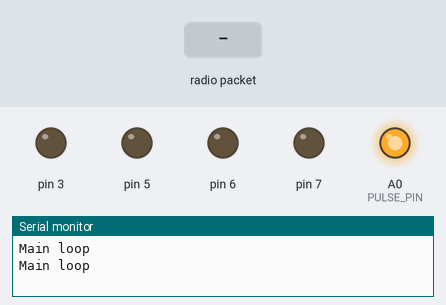
Bench run of a sketch on a simulated Arduino Uno, built with avr-gcc and run on an emulated ATmega328P. Shown: output pins drawn as LEDs (lit = HIGH), the last lines printed to the serial monitor. The inputs (shaded band) are chosen by the test bench. No radio packets arrive unless stated.

Above: at 1.2 s.
1.3 s: radio packet "1" arrives
At 5.3 s:
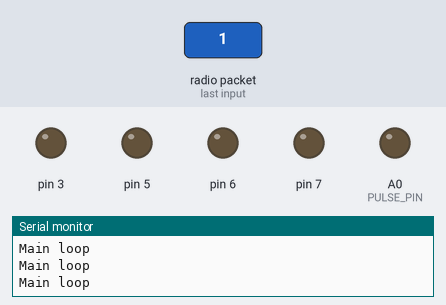
Timing chart, 0 to 6.9 s (numbered marks = the images above; inputs shaded):
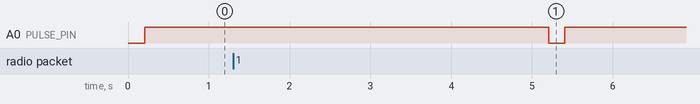

The sketch:

MiniRobotBoard.ino
```cpp
/***************************************************************
* TRIPLE SENSORS
* DESC: The triple sensors is the basis for all new robot designs
* going forward.
* Author: Jonathan L Clark
* Date: 12/22/2019
**************************************************************/
#include <SPI.h>
#include <RF24.h>
#include <nRF24L01.h>
#include "Drive.h"
#include "Config.h"

// System Variables
long msTicks = 0;
long timeoutTime = 0;
long debounceTime = 0;
unsigned long nextReadTime = 0;
unsigned long pulseDownTime = 0;
unsigned long delta = 0;
unsigned long startMicros = 0;
long nextDebugTime = 0;

// Power Pulse Variables
boolean phase = false;
boolean pulseDone = false;
float pulseTime = 0.0;
boolean powerIsPulse = false;
boolean lights_on = false;
boolean last_state = false;

//#define SOFT_SPI_MISO_PIN 14
//#define SOFT_SPI_MOSI_PIN 16
//#define SOFT_SPI_SCK_PIN 15

// Radio variables
#if ROBOT_CONFIG == ROBOT_DIFF_CAR
//const byte address[6] = "39428";
const byte address[6] = "39421";
#endif
byte data[8] = {0, 0, 0, 0, 0, 0, 0, 0};

RF24 radio(8, 10); // CE, CSN
// Setup the drive system
#ifdef STEER_A
Drive drive(STEER_A, STEER_B, THROTTLE_SCALE, 0.0, MAIN_A, MAIN_B, THROTTLE_SCALE, 0.0, MODE_PIVOT_STEER);
#else
Drive drive(LEFT_A, LEFT_B, THROTTLE_SCALE, 0.0, RIGHT_A, RIGHT_B, THROTTLE_SCALE, 0.0, MODE_DIFF_STEER);
#endif


/***********************************************************
* SET HEADLIGHTS
***********************************************************/
void SystemsOff()
{
   drive.ManualControl(0.0, 0.0);
}

void setup()
{
   Serial.begin(115200);
   pinMode(PULSE_PIN, OUTPUT);
   digitalWrite(PULSE_PIN, HIGH);

   radio.begin();
   radio.openReadingPipe(0, address);   //Setting the address at which we will receive the data
   radio.setPALevel(RF24_PA_MIN);       //You can set this as minimum or maximum depending on the distance between the transmitter and receiver.
   radio.startListening();              //This sets the module as receiver
}

void loop()
{
   msTicks = millis();
   if (radio.available())              //Looking for the data.
   {
      radio.read(&data, sizeof(data));    //Reading the data
      float throttle = ((float)data[5] / 255.0);
      float yaw = ((float)data[3] / 255.0);
      yaw = (data[2] == 1) ? yaw * -1.0 : yaw;
      throttle = (data[4] == 1) ? throttle * -1.0 : throttle;
      // Handles turn buttons
      if (data[6] & 0x20)
      {
         yaw = -1.0;
      }
      else if (data[6] & 0x04)
      {
         yaw = 1.0;
      }
      if (data[6] & 0x08)
      {
         throttle = 1.0;
      }
      else if (data[6] & 0x02)
      {
         throttle = -1.0;
      }
      Serial.println("Got data!");
      //drive.ManualControl(throttle, yaw);
      timeoutTime = msTicks + 500;
      delay(5);
   }
   if (nextDebugTime < msTicks)
   {
      DebugPrint();
      nextDebugTime = msTicks + 1000;
      Serial.println("Main loop");
   }
   if (nextReadTime < msTicks || pulseDone)
   {
      //ReadSensors();
   }
   if (timeoutTime < msTicks)
   {
       SystemsOff();
   }
   if (pulseTime < msTicks)
   {
       if (powerIsPulse)
       {
          powerIsPulse = false;
          digitalWrite(PULSE_PIN, HIGH);
          pulseTime = msTicks + 5000;
       }
       else
       {
          powerIsPulse = true;
          digitalWrite(PULSE_PIN, LOW);
          pulseTime = msTicks + 200;
       }
   }
}

/****************************************
* DEBUG PRINT
* DESC: Prints debug statements about the state
* of the system.
****************************************/
void DebugPrint()
{

}
```

Drive.cpp
```cpp
/*******************************************************
* DRIVE CLASS
* DESC: The drive class provides a high-level interface to
* a motor drive system. This allows the user to turn, go forward,
* reverse and perform other manuevers.
* Author: Jonathan L Clark
* Date: 10/17/2020
*******************************************************/

#include "Drive.h"
#include "Motor.h"
#include <Arduino.h>

/****************************************
* DRIVE CONSTRUCTOR
****************************************/
Drive::Drive(int m1APin, int m1BPin, float m1Scale, float m1Cutoff, int m2APin, int m2BPin, float m2Scale, float m2Cutoff, int inSteering)
{
    steering = inSteering;
    motor1.Setup(m1APin, m1BPin, m1Scale, m1Cutoff);
    motor2.Setup(m2APin, m2BPin, m2Scale, m2Cutoff);
}

/****************************************
* DRIVE MANUAL CONTROL
* DESC: Takes a joystick y and x value and
* uses that to manually control the vehicle.
****************************************/
void Drive::ManualControl(float joystickY, float joystickX)
{
   if (steering == MODE_DIFF_STEER)
   {
       float leftThrottle = joystickY + joystickX;
       float rightThrottle = joystickY - joystickX;
       motor1.TorqueCommand(leftThrottle);
       motor2.TorqueCommand(rightThrottle);
   }
   else if (steering == MODE_PIVOT_STEER)
   {
       motor1.TorqueCommand(joystickX);
       motor2.TorqueCommand(joystickY);
   }
   else
   {
      // Invalid steering mode
   }
}
```

Drive.h
```cpp
/*******************************************************
* DRIVE CLASS
* DESC: The drive class provides a high-level interface to
* a motor drive system. This allows the user to turn, go forward,
* reverse and perform other manuevers.
* Author: Jonathan L Clark
* Date: 10/17/2020
*******************************************************/
#ifndef _DRIVE_
#define _DRIVE_

#include "Motor.h"

#define MODE_DIFF_STEER  1
#define MODE_PIVOT_STEER 2

class Drive
{
   public:
      Drive();
      Drive(int m1APin, int m1BPin, float m1Scale, float m1Cutoff, int m2APin, int m2BPin, float m2Scale, float m2Cutoff, int inSteering);
      void ManualControl(float joystickY, float joystickX);

   private:
      int steering;
      Motor motor1;
      Motor motor2;

};

#endif /* DRIVE */
```

Motor.cpp
```cpp
/*******************************************************
* MOTOR CLASS
* DESC: The motor class manages the interface with an H-bridge
* allowing a motor to spin forward or backward
* Author: Jonathan L Clark
* Date: 10/17/2020
*******************************************************/

#include "Motor.h"
#include <Arduino.h>

/****************************************
* MOTOR DEFAULT CONSTRUCTOR
****************************************/
Motor::Motor()
{
  motorReady = false;
}

/****************************************
* MOTOR CONSTRUCTOR
****************************************/
Motor::Motor(int inAControl, int inBControl, float inScale, float inCutoff)
{
   Setup(inAControl, inBControl, inScale, inCutoff);
}

/****************************************
* MOTOR SETUP
* DESC: Sets up the motor, setting the correct
* output ports.
****************************************/
void Motor::Setup(int inAControl, int inBControl, float inScale, float inCutoff)
{
   a_control = inAControl;
   b_control = inBControl;
   scale = inScale;
   cutOff = inCutoff;
   pinMode(a_control, OUTPUT);
   pinMode(b_control, OUTPUT);
   motorReady = true;
}

/****************************************
* NORMALIZE THROTTLE
* DESC: Keeps the throttle within the defined
* range defined by a byte
****************************************/
int Motor::NormalizeThrottle(int input)
{
   if (input > 255)
   {
      input = 255;
   }
   else if (input < 0)
   {
      input = 0;
   }
   return input;
}

/****************************************
* TORQUE COMMAND
* DESC: Handles applying power to the motor
* creating torque.
****************************************/
void Motor::TorqueCommand(float throttle)
{
    if (!motorReady)
    {
       return;
    }
    throttle = throttle * scale;
    if (throttle < 0.0)
    {
       throttle = throttle * -1.0;
       throttle = (throttle < cutOff) ? 0.0 : throttle;
       int analogValue = NormalizeThrottle((int)(throttle * 255.0));
       analogWrite(b_control, analogValue);
       digitalWrite(a_control, LOW);
    }
    else if (throttle == 0.0)
    {
       digitalWrite(b_control, LOW);
       digitalWrite(a_control, LOW);
    }
    else
    {
       throttle = (throttle < cutOff) ? 0.0 : throttle;
       int analogValue = NormalizeThrottle((int)(throttle * 255.0));
       analogWrite(a_control, analogValue);
       digitalWrite(b_control, LOW);
    }
}
```

Motor.h
```cpp
/*******************************************************
* MOTOR CLASS
* DESC: The motor class manages the interface with an H-bridge
* allowing a motor to spin forward or backward
* Author: Jonathan L Clark
* Date: 10/17/2020
*******************************************************/
#ifndef _MOTOR_
#define _MOTOR_

class Motor
{
   public:
      // Public Functions
      Motor();
      Motor(int inAControl, int inBControl, float inScale, float inCutoff);
      void Setup(int inAControl, int inBControl, float inScale, float inCutoff);
      void TorqueCommand(float input);

   private:
      int a_control;
      int b_control;
      float scale;
      float cutOff;
      bool motorReady;
      int NormalizeThrottle(int input);


};

#endif /* MOTOR */
```

Config.h
```cpp
/*******************************************************
* CONFIG
* DESC: The robot config file defines the pinouts and hardware
* configuration for each robot type.
* Author: Jonathan L Clark
* Date: 10/27/2020
*******************************************************/
#ifndef _CONFIG_
#define _CONFIG_

// Robot Configuration Types
#define ROBOT_DIFF_CAR  0

#define ROBOT_CONFIG ROBOT_DIFF_CAR

/***********TRIPLE SENSOR CONFIG************/
#if ROBOT_CONFIG == ROBOT_TRIPLE
   // Motor Pinouts
   #define LEFT_A 5
   #define LEFT_B 3

   #define RIGHT_A 6
   #define RIGHT_B 7

   // Accessory Pinouts
   #define PULSE_PIN A0
   #define THROTTLE_SCALE 1.0

   // Radio Pinouts
   #define RADIO_CE 7
   #define RADIO_CSN 8

#endif

#endif /* CONFIG */
```
